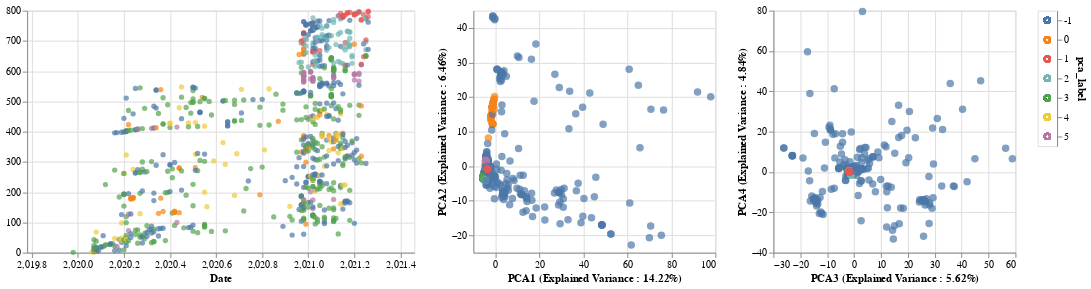

Write notebook code for a chart like this one.
### Markdown cell above
# HDBSCAN Output

### Code cell
list_of_chart = linking_tree_with_plots_clickable(merged_pca_df,['pca1','pca2','pca3','pca4', 'pca5', 'pca6'],
                                         ['PCA1 (Explained Variance : {}%'.format(round(explained_variance_PCA[0]*100,2)) + ")",
                                          'PCA2 (Explained Variance : {}%'.format(round(explained_variance_PCA[1]*100,2)) + ")",
                                          'PCA3 (Explained Variance : {}%'.format(round(explained_variance_PCA[2]*100,2)) + ")",
                                          'PCA4 (Explained Variance : {}%'.format(round(explained_variance_PCA[3]*100,2)) + ")",
                                          'PCA5 (Explained Variance : {}%'.format(round(explained_variance_PCA[4]*100,2)) + ")",
                                          'PCA6 (Explained Variance : {}%'.format(round(explained_variance_PCA[5]*100,2)) + ")"],
                                         "pca_label:N",["pca_label"], ['strain']) #domain, range_)
PCAFluBrush = list_of_chart[0]|list_of_chart[1]|list_of_chart[2]|list_of_chart[4]

PCAFluBrush
#PCAFluBrush.save("docs/PCA" + virus_name + "Brush.html")

### Figure 1 — Vega-Lite specification as saved in the notebook (floating-point values rounded to 4 significant figures; data arrays with more than 128 entries replaced by an {"elided": "..."} marker saying what was removed)
{"config": {"view": {"continuousWidth": 400, "continuousHeight": 300}}, "hconcat": [{"mark": "circle", "encoding": {"color": {"condition": {"type": "nominal", "field": "pca_label", "legend": null, "selection": "selector002"}, "value": "lightgray"}, "tooltip": [{"type": "nominal", "field": "strain"}], "x": {"type": "quantitative", "field": "date", "scale": {"domain": [2020.0, 2021.0]}, "title": "Date"}, "y": {"type": "quantitative", "field": "y", "title": ""}}, "height": 250, "selection": {"selector002": {"type": "multi", "fields": ["pca_label"]}}, "width": 400}, {"mark": {"type": "circle", "size": 60}, "encoding": {"color": {"condition": {"type": "nominal", "field": "pca_label", "legend": null, "selection": "selector002"}, "value": "lightgray"}, "tooltip": [{"type": "nominal", "field": "strain"}], "x": {"type": "quantitative", "field": "pca1", "title": "PCA1 (Explained Variance : 14.22%)"}, "y": {"type": "quantitative", "field": "pca2", "title": "PCA2 (Explained Variance : 6.46%)"}}, "height": 250, "selection": {"selector002": {"type": "multi", "fields": ["pca_label"]}}, "width": 250}, {"mark": {"type": "circle", "size": 60}, "encoding": {"color": {"condition": {"type": "nominal", "field": "pca_label", "legend": null, "selection": "selector002"}, "value": "lightgray"}, "tooltip": [{"type": "nominal", "field": "strain"}], "x": {"type": "quantitative", "field": "pca3", "title": "PCA3 (Explained Variance : 5.62%)"}, "y": {"type": "quantitative", "field": "pca4", "title": "PCA4 (Explained Variance : 4.84%)"}}, "height": 250, "selection": {"selector002": {"type": "multi", "fields": ["pca_label"]}}, "width": 250}, {"mark": "point", "encoding": {"color": {"type": "nominal", "field": "pca_label"}, "y": {"type": "nominal", "axis": {"orient": "right"}, "field": "pca_label"}}, "selection": {"selector002": {"type": "multi", "fields": ["pca_label"]}}}], "data": {"name": "data-960651c8d40a267c583b220368629872"}, "$schema": "https://vega.github.io/schema/vega-lite/v4.8.1.json", "datasets": {"data-960651c8d40a267c583b220368629872": {"elided": "798 records"}}}
